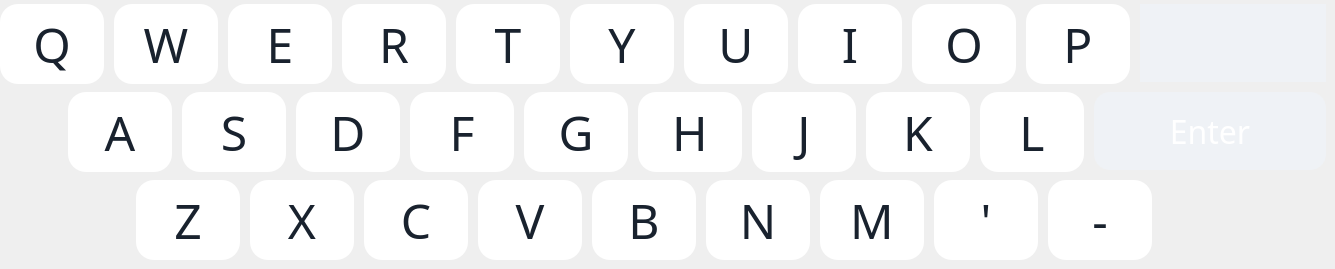
    <widget class="QWidget" name="keys_A_Z">
     <widget class="QPushButton" name="butAPOS">
      <property name="geometry">
       <rect>
        <x>934</x>
        <y>180</y>
        <width>104</width>
        <height>80</height>
       </rect>
      </property>
      <property name="minimumSize">
       <size>
        <width>104</width>
        <height>78</height>
       </size>
      </property>
      <property name="maximumSize">
       <size>
        <width>96</width>
        <height>100</height>
       </size>
      </property>
      <property name="font">
       <font>
        <family>Poppins Medium</family>
        <pointsize>36</pointsize>
        <weight>50</weight>
        <bold>false</bold>
       </font>
      </property>
      <property name="styleSheet">
       <string notr="true">QPushButton#butAPOS
{
    background-color: rgb(255,255,255);
    color: rgb(25,34,46);
    border-style: solid;
    border-radius: 18px;
    border-width: 0px;
}</string>
      </property>
      <property name="text">
       <string notr="true">'</string>
      </property>
     </widget>
     <widget class="QPushButton" name="butR">
      <property name="geometry">
       <rect>
        <x>342</x>
        <y>4</y>
        <width>104</width>
        <height>80</height>
       </rect>
      </property>
      <property name="minimumSize">
       <size>
        <width>104</width>
        <height>78</height>
       </size>
      </property>
      <property name="maximumSize">
       <size>
        <width>96</width>
        <height>100</height>
       </size>
      </property>
      <property name="font">
       <font>
        <family>Poppins Medium</family>
        <pointsize>36</pointsize>
        <weight>50</weight>
        <bold>false</bold>
       </font>
      </property>
      <property name="styleSheet">
       <string notr="true">QPushButton#butR
{
    background-color: rgb(255,255,255);
    color: rgb(25,34,46);
    border-style: solid;
    border-radius: 18px;
    border-width: 0px;
}</string>
      </property>
      <property name="text">
       <string notr="true">R</string>
      </property>
     </widget>
     <widget class="QPushButton" name="butI">
      <property name="geometry">
       <rect>
        <x>798</x>
        <y>4</y>
        <width>104</width>
        <height>80</height>
       </rect>
      </property>
      <property name="minimumSize">
       <size>
        <width>104</width>
        <height>78</height>
       </size>
      </property>
      <property name="maximumSize">
       <size>
        <width>96</width>
        <height>100</height>
       </size>
      </property>
      <property name="font">
       <font>
        <family>Poppins Medium</family>
        <pointsize>36</pointsize>
        <weight>50</weight>
        <bold>false</bold>
       </font>
      </property>
      <property name="styleSheet">
       <string notr="true">QPushButton#butI
{
    background-color: rgb(255,255,255);
    color: rgb(25,34,46);
    border-style: solid;
    border-radius: 18px;
    border-width: 0px;
}</string>
      </property>
      <property name="text">
       <string notr="true">I</string>
      </property>
     </widget>
     <widget class="QPushButton" name="butJ">
      <property name="geometry">
       <rect>
        <x>752</x>
        <y>92</y>
        <width>104</width>
        <height>80</height>
       </rect>
      </property>
      <property name="minimumSize">
       <size>
        <width>104</width>
        <height>78</height>
       </size>
      </property>
      <property name="maximumSize">
       <size>
        <width>96</width>
        <height>100</height>
       </size>
      </property>
      <property name="font">
       <font>
        <family>Poppins Medium</family>
        <pointsize>36</pointsize>
        <weight>50</weight>
        <bold>false</bold>
       </font>
      </property>
      <property name="styleSheet">
       <string notr="true">QPushButton#butJ
{
    background-color: rgb(255,255,255);
    color: rgb(25,34,46);
    border-style: solid;
    border-radius: 18px;
    border-width: 0px;
}</string>
      </property>
      <property name="text">
       <string notr="true">J</string>
      </property>
     </widget>
     <widget class="QPushButton" name="butBackspace">
      <property name="geometry">
       <rect>
        <x>1140</x>
        <y>4</y>
        <width>186</width>
        <height>78</height>
       </rect>
      </property>
      <property name="minimumSize">
       <size>
        <width>186</width>
        <height>78</height>
       </size>
      </property>
      <property name="maximumSize">
       <size>
        <width>186</width>
        <height>78</height>
       </size>
      </property>
      <property name="font">
       <font>
        <family>Poppins SemiBold</family>
        <pointsize>13</pointsize>
        <weight>50</weight>
        <bold>false</bold>
       </font>
      </property>
      <property name="styleSheet">
       <string notr="true">QPushButton#butBackspace
{
	background:url(:/images/screens/keyboard-backspace-bttn.png);
    background-color: rgb(239,242,246);
    color: rgb(255,255,255);
    border-style: solid;
    border-radius: 0px;
    border-width: 0px;
}</string>
      </property>
      <property name="text">
       <string/>
      </property>
     </widget>
     <widget class="QPushButton" name="butU">
      <property name="geometry">
       <rect>
        <x>684</x>
        <y>4</y>
        <width>104</width>
        <height>80</height>
       </rect>
      </property>
      <property name="minimumSize">
       <size>
        <width>104</width>
        <height>78</height>
       </size>
      </property>
      <property name="maximumSize">
       <size>
        <width>96</width>
        <height>100</height>
       </size>
      </property>
      <property name="font">
       <font>
        <family>Poppins Medium</family>
        <pointsize>36</pointsize>
        <weight>50</weight>
        <bold>false</bold>
       </font>
      </property>
      <property name="styleSheet">
       <string notr="true">QPushButton#butU{
    background-color: rgb(255,255,255);
    color: rgb(25,34,46);
    border-style: solid;
    border-radius: 18px;
    border-width: 0px;
}</string>
      </property>
      <property name="text">
       <string notr="true">U</string>
      </property>
     </widget>
     <widget class="QPushButton" name="butK">
      <property name="geometry">
       <rect>
        <x>866</x>
        <y>92</y>
        <width>104</width>
        <height>80</height>
       </rect>
      </property>
      <property name="minimumSize">
       <size>
        <width>104</width>
        <height>78</height>
       </size>
      </property>
      <property name="maximumSize">
       <size>
        <width>96</width>
        <height>100</height>
       </size>
      </property>
      <property name="font">
       <font>
        <family>Poppins Medium</family>
        <pointsize>36</pointsize>
        <weight>50</weight>
        <bold>false</bold>
       </font>
      </property>
      <property name="styleSheet">
       <string notr="true">QPushButton#butK
{
    background-color: rgb(255,255,255);
    color: rgb(25,34,46);
    border-style: solid;
    border-radius: 18px;
    border-width: 0px;
}</string>
      </property>
      <property name="text">
       <string notr="true">K</string>
      </property>
     </widget>
     <widget class="QPushButton" name="butZ">
      <property name="geometry">
       <rect>
        <x>136</x>
        <y>180</y>
        <width>104</width>
        <height>80</height>
       </rect>
      </property>
      <property name="minimumSize">
       <size>
        <width>104</width>
        <height>78</height>
       </size>
      </property>
      <property name="maximumSize">
       <size>
        <width>96</width>
        <height>100</height>
       </size>
      </property>
      <property name="font">
       <font>
        <family>Poppins Medium</family>
        <pointsize>36</pointsize>
        <weight>50</weight>
        <bold>false</bold>
       </font>
      </property>
      <property name="styleSheet">
       <string notr="true">QPushButton#butZ
{
    background-color: rgb(255,255,255);
    color: rgb(25,34,46);
    border-style: solid;
    border-radius: 18px;
    border-width: 0px;
}</string>
      </property>
      <property name="text">
       <string notr="true">Z</string>
      </property>
     </widget>
     <widget class="QPushButton" name="butV">
      <property name="geometry">
       <rect>
        <x>478</x>
        <y>180</y>
        <width>104</width>
        <height>80</height>
       </rect>
      </property>
      <property name="minimumSize">
       <size>
        <width>104</width>
        <height>78</height>
       </size>
      </property>
      <property name="maximumSize">
       <size>
        <width>96</width>
        <height>100</height>
       </size>
      </property>
      <property name="font">
       <font>
        <family>Poppins Medium</family>
        <pointsize>36</pointsize>
        <weight>50</weight>
        <bold>false</bold>
       </font>
      </property>
      <property name="styleSheet">
       <string notr="true">QPushButton#butV
{
    background-color: rgb(255,255,255);
    color: rgb(25,34,46);
    border-style: solid;
    border-radius: 18px;
    border-width: 0px;
}</string>
      </property>
      <property name="text">
       <string notr="true">V</string>
      </property>
     </widget>
     <widget class="QPushButton" name="butA">
      <property name="geometry">
       <rect>
        <x>68</x>
        <y>92</y>
        <width>104</width>
        <height>80</height>
       </rect>
      </property>
      <property name="minimumSize">
       <size>
        <width>104</width>
        <height>78</height>
       </size>
      </property>
      <property name="maximumSize">
       <size>
        <width>96</width>
        <height>100</height>
       </size>
      </property>
      <property name="font">
       <font>
        <family>Poppins Medium</family>
        <pointsize>36</pointsize>
        <weight>50</weight>
        <bold>false</bold>
       </font>
      </property>
      <property name="styleSheet">
       <string notr="true">QPushButton#butA
{
    background-color: rgb(255,255,255);
    color: rgb(25,34,46);
    border-style: solid;
    border-radius: 18px;
    border-width: 0px;
}</string>
      </property>
      <property name="text">
       <string notr="true">A</string>
      </property>
     </widget>
     <widget class="QPushButton" name="butEnter">
      <property name="geometry">
       <rect>
        <x>1094</x>
        <y>92</y>
        <width>232</width>
        <height>78</height>
       </rect>
      </property>
      <property name="minimumSize">
       <size>
        <width>232</width>
        <height>78</height>
       </size>
      </property>
      <property name="maximumSize">
       <size>
        <width>232</width>
        <height>78</height>
       </size>
      </property>
      <property name="font">
       <font>
        <family>Poppins Medium</family>
        <pointsize>24</pointsize>
        <weight>50</weight>
        <bold>false</bold>
       </font>
      </property>
      <property name="styleSheet">
       <string notr="true">QPushButton#butEnter
{
	background:url(:/images/screens/keyboard-enter-bttn.png);
    background-color: rgb(239,242,246);
    color: rgb(255,255,255);
    border-style: solid;
    border-radius: 16px;
    border-width: 0px;
}</string>
      </property>
      <property name="text">
       <string>Enter</string>
      </property>
     </widget>
     <widget class="QPushButton" name="butT">
      <property name="geometry">
       <rect>
        <x>456</x>
        <y>4</y>
        <width>104</width>
        <height>80</height>
       </rect>
      </property>
      <property name="minimumSize">
       <size>
        <width>104</width>
        <height>78</height>
       </size>
      </property>
      <property name="maximumSize">
       <size>
        <width>96</width>
        <height>100</height>
       </size>
      </property>
      <property name="font">
       <font>
        <family>Poppins Medium</family>
        <pointsize>36</pointsize>
        <weight>50</weight>
        <bold>false</bold>
       </font>
      </property>
      <property name="styleSheet">
       <string notr="true">QPushButton#butT
{
    background-color: rgb(255,255,255);
    color: rgb(25,34,46);
    border-style: solid;
    border-radius: 18px;
    border-width: 0px;
}</string>
      </property>
      <property name="text">
       <string notr="true">T</string>
      </property>
     </widget>
     <widget class="QPushButton" name="butW">
      <property name="geometry">
       <rect>
        <x>114</x>
        <y>4</y>
        <width>104</width>
        <height>80</height>
       </rect>
      </property>
      <property name="minimumSize">
       <size>
        <width>104</width>
        <height>78</height>
       </size>
      </property>
      <property name="maximumSize">
       <size>
        <width>96</width>
        <height>100</height>
       </size>
      </property>
      <property name="font">
       <font>
        <family>Poppins Medium</family>
        <pointsize>36</pointsize>
        <weight>50</weight>
        <bold>false</bold>
       </font>
      </property>
      <property name="styleSheet">
       <string notr="true">QPushButton#butW
{
    background-color: rgb(255,255,255);
    color: rgb(25,34,46);
    border-style: solid;
    border-radius: 18px;
    border-width: 0px;
}</string>
      </property>
      <property name="text">
       <string notr="true">W</string>
      </property>
     </widget>
     <widget class="QPushButton" name="butE">
      <property name="geometry">
       <rect>
        <x>228</x>
        <y>4</y>
        <width>104</width>
        <height>80</height>
       </rect>
      </property>
      <property name="minimumSize">
       <size>
        <width>104</width>
        <height>78</height>
       </size>
      </property>
      <property name="maximumSize">
       <size>
        <width>96</width>
        <height>100</height>
       </size>
      </property>
      <property name="font">
       <font>
        <family>Poppins Medium</family>
        <pointsize>36</pointsize>
        <weight>50</weight>
        <bold>false</bold>
       </font>
      </property>
      <property name="styleSheet">
       <string notr="true">QPushButton#butE
{
    background-color: rgb(255,255,255);
    color: rgb(25,34,46);
    border-style: solid;
    border-radius: 18px;
    border-width: 0px;
}</string>
      </property>
      <property name="text">
       <string notr="true">E</string>
      </property>
     </widget>
     <widget class="QPushButton" name="butS">
      <property name="geometry">
       <rect>
        <x>182</x>
        <y>92</y>
        <width>104</width>
        <height>80</height>
       </rect>
      </property>
      <property name="minimumSize">
       <size>
        <width>104</width>
        <height>78</height>
       </size>
      </property>
      <property name="maximumSize">
       <size>
        <width>96</width>
        <height>100</height>
       </size>
      </property>
      <property name="font">
       <font>
        <family>Poppins Medium</family>
        <pointsize>36</pointsize>
        <weight>50</weight>
        <bold>false</bold>
       </font>
      </property>
      <property name="styleSheet">
       <string notr="true">QPushButton#butS
{
    background-color: rgb(255,255,255);
    color: rgb(25,34,46);
    border-style: solid;
    border-radius: 18px;
    border-width: 0px;
}</string>
      </property>
      <property name="text">
       <string notr="true">S</string>
      </property>
     </widget>
     <widget class="QPushButton" name="butH">
      <property name="geometry">
       <rect>
        <x>638</x>
        <y>92</y>
        <width>104</width>
        <height>80</height>
       </rect>
      </property>
      <property name="minimumSize">
       <size>
        <width>104</width>
        <height>78</height>
       </size>
      </property>
      <property name="maximumSize">
       <size>
        <width>96</width>
        <height>100</height>
       </size>
      </property>
      <property name="font">
       <font>
        <family>Poppins Medium</family>
        <pointsize>36</pointsize>
        <weight>50</weight>
        <bold>false</bold>
       </font>
      </property>
      <property name="styleSheet">
       <string notr="true">QPushButton#butH
{
    background-color: rgb(255,255,255);
    color: rgb(25,34,46);
    border-style: solid;
    border-radius: 18px;
    border-width: 0px;
}</string>
      </property>
      <property name="text">
       <string notr="true">H</string>
      </property>
     </widget>
     <widget class="QPushButton" name="butY">
      <property name="geometry">
       <rect>
        <x>570</x>
        <y>4</y>
        <width>104</width>
        <height>80</height>
       </rect>
      </property>
      <property name="minimumSize">
       <size>
        <width>104</width>
        <height>78</height>
       </size>
      </property>
      <property name="maximumSize">
       <size>
        <width>96</width>
        <height>100</height>
       </size>
      </property>
      <property name="font">
       <font>
        <family>Poppins Medium</family>
        <pointsize>36</pointsize>
        <weight>50</weight>
        <bold>false</bold>
       </font>
      </property>
      <property name="styleSheet">
       <string notr="true">QPushButton#butY
{
    background-color: rgb(255,255,255);
    color: rgb(25,34,46);
    border-style: solid;
    border-radius: 18px;
    border-width: 0px;
}</string>
      </property>
      <property name="text">
       <string notr="true">Y</string>
      </property>
     </widget>
     <widget class="QPushButton" name="butB">
      <property name="geometry">
       <rect>
        <x>592</x>
        <y>180</y>
        <width>104</width>
        <height>80</height>
       </rect>
      </property>
      <property name="minimumSize">
       <size>
        <width>104</width>
        <height>78</height>
       </size>
      </property>
      <property name="maximumSize">
       <size>
        <width>96</width>
        <height>100</height>
       </size>
      </property>
      <property name="font">
       <font>
        <family>Poppins Medium</family>
        <pointsize>36</pointsize>
        <weight>50</weight>
        <bold>false</bold>
       </font>
      </property>
      <property name="styleSheet">
       <string notr="true">QPushButton#butB
{
    background-color: rgb(255,255,255);
    color: rgb(25,34,46);
    border-style: solid;
    border-radius: 18px;
    border-width: 0px;
}</string>
      </property>
      <property name="text">
       <string notr="true">B</string>
      </property>
     </widget>
     <widget class="QPushButton" name="butO">
      <property name="geometry">
       <rect>
        <x>912</x>
        <y>4</y>
        <width>104</width>
        <height>80</height>
       </rect>
      </property>
      <property name="minimumSize">
       <size>
        <width>104</width>
        <height>78</height>
       </size>
      </property>
      <property name="maximumSize">
       <size>
        <width>96</width>
        <height>100</height>
       </size>
      </property>
      <property name="font">
       <font>
        <family>Poppins Medium</family>
        <pointsize>36</pointsize>
        <weight>50</weight>
        <bold>false</bold>
       </font>
      </property>
      <property name="styleSheet">
       <string notr="true">QPushButton#butO
{
    background-color: rgb(255,255,255);
    color: rgb(25,34,46);
    border-style: solid;
    border-radius: 18px;
    border-width: 0px;
}</string>
      </property>
      <property name="text">
       <string notr="true">O</string>
      </property>
     </widget>
     <widget class="QPushButton" name="butN">
      <property name="geometry">
       <rect>
        <x>706</x>
        <y>180</y>
        <width>104</width>
        <height>80</height>
       </rect>
      </property>
      <property name="minimumSize">
       <size>
        <width>104</width>
        <height>78</height>
       </size>
      </property>
      <property name="maximumSize">
       <size>
        <width>96</width>
        <height>100</height>
       </size>
      </property>
      <property name="font">
       <font>
        <family>Poppins Medium</family>
        <pointsize>36</pointsize>
        <weight>50</weight>
        <bold>false</bold>
       </font>
      </property>
      <property name="styleSheet">
       <string notr="true">QPushButton#butN{
    background-color: rgb(255,255,255);
    color: rgb(25,34,46);
    border-style: solid;
    border-radius: 18px;
    border-width: 0px;
}</string>
      </property>
      <property name="text">
       <string notr="true">N</string>
      </property>
     </widget>
     <widget class="QPushButton" name="butC">
      <property name="geometry">
       <rect>
        <x>364</x>
        <y>180</y>
        <width>104</width>
        <height>80</height>
       </rect>
      </property>
      <property name="minimumSize">
       <size>
        <width>104</width>
        <height>78</height>
       </size>
      </property>
      <property name="maximumSize">
       <size>
        <width>96</width>
        <height>100</height>
       </size>
      </property>
      <property name="font">
       <font>
        <family>Poppins Medium</family>
        <pointsize>36</pointsize>
        <weight>50</weight>
        <bold>false</bold>
       </font>
      </property>
      <property name="styleSheet">
       <string notr="true">QPushButton#butC{
    background-color: rgb(255,255,255);
    color: rgb(25,34,46);
    border-style: solid;
    border-radius: 18px;
    border-width: 0px;
}</string>
      </property>
      <property name="text">
       <string notr="true">C</string>
      </property>
     </widget>
     <widget class="QPushButton" name="butF">
      <property name="geometry">
       <rect>
        <x>410</x>
        <y>92</y>
        <width>104</width>
        <height>80</height>
       </rect>
      </property>
      <property name="minimumSize">
       <size>
        <width>104</width>
        <height>78</height>
       </size>
      </property>
      <property name="maximumSize">
       <size>
        <width>96</width>
        <height>100</height>
       </size>
      </property>
      <property name="font">
       <font>
        <family>Poppins Medium</family>
        <pointsize>36</pointsize>
        <weight>50</weight>
        <bold>false</bold>
       </font>
      </property>
      <property name="styleSheet">
       <string notr="true">QPushButton#butF
{
    background-color: rgb(255,255,255);
    color: rgb(25,34,46);
    border-style: solid;
    border-radius: 18px;
    border-width: 0px;
}</string>
      </property>
      <property name="text">
       <string notr="true">F</string>
      </property>
     </widget>
     <widget class="QPushButton" name="butL">
      <property name="geometry">
       <rect>
        <x>980</x>
        <y>92</y>
        <width>104</width>
        <height>80</height>
       </rect>
      </property>
      <property name="minimumSize">
       <size>
        <width>104</width>
        <height>78</height>
       </size>
      </property>
      <property name="maximumSize">
       <size>
        <width>96</width>
        <height>100</height>
       </size>
      </property>
      <property name="font">
       <font>
        <family>Poppins Medium</family>
        <pointsize>36</pointsize>
        <weight>50</weight>
        <bold>false</bold>
       </font>
      </property>
      <property name="styleSheet">
       <string notr="true">QPushButton#butL
{
    background-color: rgb(255,255,255);
    color: rgb(25,34,46);
    border-style: solid;
    border-radius: 18px;
    border-width: 0px;
}</string>
      </property>
      <property name="text">
       <string notr="true">L</string>
      </property>
     </widget>
     <widget class="QPushButton" name="butM">
      <property name="geometry">
       <rect>
        <x>820</x>
        <y>180</y>
        <width>104</width>
        <height>80</height>
       </rect>
      </property>
      <property name="minimumSize">
       <size>
        <width>104</width>
        <height>78</height>
       </size>
      </property>
      <property name="maximumSize">
       <size>
        <width>96</width>
        <height>100</height>
       </size>
      </property>
      <property name="font">
       <font>
        <family>Poppins Medium</family>
        <pointsize>36</pointsize>
        <weight>50</weight>
        <bold>false</bold>
       </font>
      </property>
      <property name="styleSheet">
       <string notr="true">QPushButton#butM{
    background-color: rgb(255,255,255);
    color: rgb(25,34,46);
    border-style: solid;
    border-radius: 18px;
    border-width: 0px;
}</string>
      </property>
      <property name="text">
       <string notr="true">M</string>
      </property>
     </widget>
     <widget class="QPushButton" name="butD">
      <property name="geometry">
       <rect>
        <x>296</x>
        <y>92</y>
        <width>104</width>
        <height>80</height>
       </rect>
      </property>
      <property name="minimumSize">
       <size>
        <width>104</width>
        <height>78</height>
       </size>
      </property>
      <property name="maximumSize">
       <size>
        <width>96</width>
        <height>100</height>
       </size>
      </property>
      <property name="font">
       <font>
        <family>Poppins Medium</family>
        <pointsize>36</pointsize>
        <weight>50</weight>
        <bold>false</bold>
       </font>
      </property>
      <property name="styleSheet">
       <string notr="true">QPushButton#butD
{
    background-color: rgb(255,255,255);
    color: rgb(25,34,46);
    border-style: solid;
    border-radius: 18px;
    border-width: 0px;
}</string>
      </property>
      <property name="text">
       <string notr="true">D</string>
      </property>
     </widget>
     <widget class="QPushButton" name="butDASH">
      <property name="geometry">
       <rect>
        <x>1048</x>
        <y>180</y>
        <width>104</width>
        <height>80</height>
       </rect>
      </property>
      <property name="minimumSize">
       <size>
        <width>104</width>
        <height>78</height>
       </size>
      </property>
      <property name="maximumSize">
       <size>
        <width>96</width>
        <height>100</height>
       </size>
      </property>
      <property name="font">
       <font>
        <family>Poppins Medium</family>
        <pointsize>36</pointsize>
        <weight>50</weight>
        <bold>false</bold>
       </font>
      </property>
      <property name="styleSheet">
       <string notr="true">QPushButton#butDASH
{
    background-color: rgb(255,255,255);
    color: rgb(25,34,46);
    border-style: solid;
    border-radius: 18px;
    border-width: 0px;
}</string>
      </property>
      <property name="text">
       <string notr="true">-</string>
      </property>
     </widget>
     <widget class="QPushButton" name="butG">
      <property name="geometry">
       <rect>
        <x>524</x>
        <y>92</y>
        <width>104</width>
        <height>80</height>
       </rect>
      </property>
      <property name="minimumSize">
       <size>
        <width>104</width>
        <height>78</height>
       </size>
      </property>
      <property name="maximumSize">
       <size>
        <width>96</width>
        <height>100</height>
       </size>
      </property>
      <property name="font">
       <font>
        <family>Poppins Medium</family>
        <pointsize>36</pointsize>
        <weight>50</weight>
        <bold>false</bold>
       </font>
      </property>
      <property name="styleSheet">
       <string notr="true">QPushButton#butG
{
    background-color: rgb(255,255,255);
    color: rgb(25,34,46);
    border-style: solid;
    border-radius: 18px;
    border-width: 0px;
}</string>
      </property>
      <property name="text">
       <string notr="true">G</string>
      </property>
     </widget>
     <widget class="QPushButton" name="butP">
      <property name="geometry">
       <rect>
        <x>1026</x>
        <y>4</y>
        <width>104</width>
        <height>80</height>
       </rect>
      </property>
      <property name="minimumSize">
       <size>
        <width>104</width>
        <height>78</height>
       </size>
      </property>
      <property name="maximumSize">
       <size>
        <width>96</width>
        <height>100</height>
       </size>
      </property>
      <property name="font">
       <font>
        <family>Poppins Medium</family>
        <pointsize>36</pointsize>
        <weight>50</weight>
        <bold>false</bold>
       </font>
      </property>
      <property name="styleSheet">
       <string notr="true">QPushButton#butP
{
    background-color: rgb(255,255,255);
    color: rgb(25,34,46);
    border-style: solid;
    border-radius: 18px;
    border-width: 0px;
}</string>
      </property>
      <property name="text">
       <string notr="true">P</string>
      </property>
     </widget>
     <widget class="QPushButton" name="butQ">
      <property name="geometry">
       <rect>
        <x>0</x>
        <y>4</y>
        <width>104</width>
        <height>80</height>
       </rect>
      </property>
      <property name="minimumSize">
       <size>
        <width>104</width>
        <height>78</height>
       </size>
      </property>
      <property name="maximumSize">
       <size>
        <width>96</width>
        <height>100</height>
       </size>
      </property>
      <property name="font">
       <font>
        <family>Poppins Medium</family>
        <pointsize>36</pointsize>
        <weight>50</weight>
        <bold>false</bold>
       </font>
      </property>
      <property name="styleSheet">
       <string notr="true">QPushButton#butQ
{
    background-color: rgb(255,255,255);
    color: rgb(25,34,46);
    border-style: solid;
    border-radius: 18px;
    border-width: 0px;
}</string>
      </property>
      <property name="text">
       <string notr="true">Q</string>
      </property>
     </widget>
     <widget class="QPushButton" name="butX">
      <property name="geometry">
       <rect>
        <x>250</x>
        <y>180</y>
        <width>104</width>
        <height>80</height>
       </rect>
      </property>
      <property name="minimumSize">
       <size>
        <width>104</width>
        <height>78</height>
       </size>
      </property>
      <property name="maximumSize">
       <size>
        <width>96</width>
        <height>100</height>
       </size>
      </property>
      <property name="font">
       <font>
        <family>Poppins Medium</family>
        <pointsize>36</pointsize>
        <weight>50</weight>
        <bold>false</bold>
       </font>
      </property>
      <property name="styleSheet">
       <string notr="true">QPushButton#butX
{
    background-color: rgb(255,255,255);
    color: rgb(25,34,46);
    border-style: solid;
    border-radius: 18px;
    border-width: 0px;
}</string>
      </property>
      <property name="text">
       <string notr="true">X</string>
      </property>
     </widget>
    </widget>
